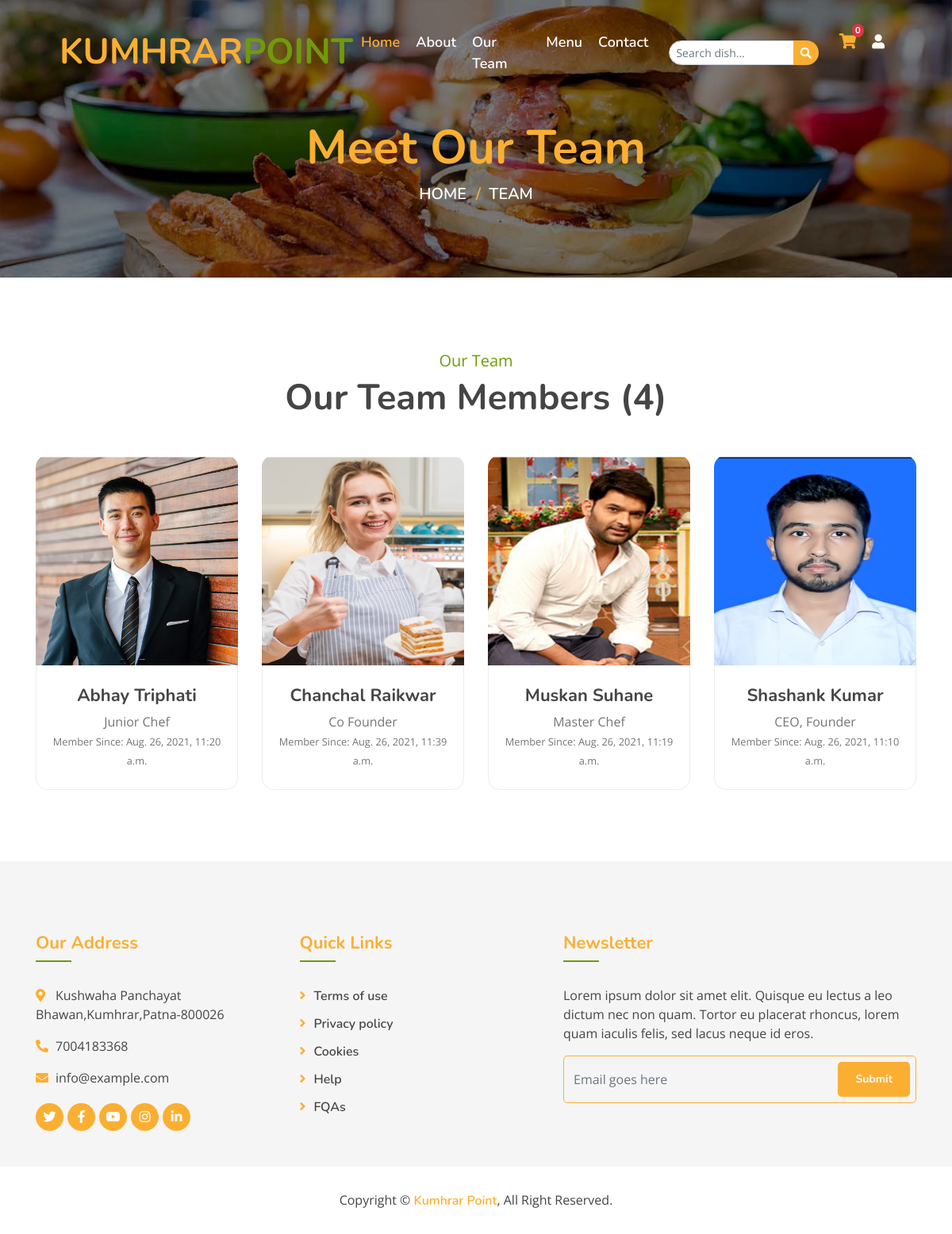
Page /team/ on the committed database.
### myapp/models.py (models this page shows, shortened)
class Team(models.Model):
    name = models.CharField(max_length=100)
    designation = models.CharField(max_length=100)
    image = models.ImageField(upload_to="team")
    added_on = models.DateTimeField(auto_now_add=True)
    updated_on = models.DateTimeField(auto_now=True)

### myapp/views.py (the view)
# urls.py: path('team/',views.team_members,name="team"),
def team_members(request):
    context={}
    members = Team.objects.all().order_by('name')
    context['team_members'] = members
    return render(request,'team.html', context)

### template/team.html (shortened to what this page needs)
{% extends "base.html" %}
{% block content %}
        <div class="page-header">
            <div class="container">
                <div class="row">
                    <div class="col-12">
                        <h2>Meet Our Team</h2>
                    </div>
                    <div class="col-12">
                        <a href="/">Home</a>
                        <a href="{% url 'team' %}">Team</a>
                    </div>
                </div>
            </div>
        </div>
        <div class="team">
            <div class="container">
                <div class="section-header text-center">
                    <p>Our Team</p>
                    <h2>Our Team Members ({{team_members|length}})</h2>
                </div>
                <div class="row">
                {% for m in team_members %}
                    <div class="col-lg-3 col-md-6">
                        <div class="team-item">
                            <div class="team-img">
                                <img src="/media/{{m.image}}" style="height:250px;" alt="Image">
                                <div class="team-social">
                                </div>
                            </div>
                            <div class="team-text">
                                <h2>{{m.name}}</h2>
                                <p>{{m.designation}}</p>
                                <p><small>Member Since: {{m.added_on}}</small></p>
                            </div>
                        </div>
                    </div>
                {% endfor %}
                </div>
            </div>
        </div>
{% endblock %}

### template/base.html (shortened to what this page needs)
<!DOCTYPE html>
{% load static %}
<html lang="en">
    <head>
        <link href="https://stackpath.bootstrapcdn.com/bootstrap/4.4.1/css/bootstrap.min.css" rel="stylesheet">
        <link href="https://cdnjs.cloudflare.com/ajax/libs/font-awesome/5.10.0/css/all.min.css" rel="stylesheet">
        <link href="/static/lib/animate/animate.min.css" rel="stylesheet">
        <link href="/static/lib/owlcarousel/assets/owl.carousel.min.css" rel="stylesheet">
        <link href="/static/lib/flaticon/font/flaticon.css" rel="stylesheet">
        <link href="/static/lib/tempusdominus/css/tempusdominus-bootstrap-4.min.css" rel="stylesheet" />
        <link href="/static/css/style.css" rel="stylesheet">
    </head>
    <body>
        <div class="navbar navbar-expand-lg bg-light navbar-light">
            <div class="container-fluid">
                <a href="{% url 'index' %}" class="navbar-brand">KUMHRAR<span>POINT</span></a>
                <div class="collapse navbar-collapse justify-content-between" id="navbarCollapse">
                    <div class="navbar-nav mx-auto">
                        <a href="{% url 'index' %}" class="nav-item nav-link active">Home</a>
                        <a href="{% url 'about' %}" class="nav-item nav-link">About</a>
                        <a href="{% url 'team' %}" class="nav-item nav-link">Our Team</a>
                        <a href="{% url 'all_dishes' %}" class="nav-item nav-link">Menu</a>
                        <a href="{% url 'contact' %}" class="nav-item nav-link">Contact</a>
                        <form action="/search/" method="GET" class="d-flex align-items-center ml-lg-3 mt-2 mt-lg-0">
    <div class="input-group">
        <input type="text" name="q" class="form-control form-control-sm" placeholder="Search dish..." style="border-radius: 20px 0 0 20px;">
        <div class="input-group-append">
            <button class="btn btn-sm btn-custom" type="submit" style="border-radius: 0 20px 20px 0; background: #fbaf32; color: #fff;">
                <i class="fa fa-search"></i>
            </button>
        </div>
    </div>
</form>
<a href="{% url 'cart' %}" class="nav-item nav-link ml-lg-3" style="position: relative;">
    <i class="fas fa-shopping-cart" style="font-size: 1.2rem; color: #fbaf32;"></i>
    <span class="badge badge-danger" style="position: absolute; top: 0; right: 0; border-radius: 50%; font-size: 0.7rem;">
        {% if request.user.is_authenticated %}
            {{ request.user.cart_set.count }}
        {% else %}
            0
        {% endif %}
    </span>
</a>
                        {% if user.is_authenticated %}
                        <div class="nav-item dropdown">
                            <a href="#" class="nav-link dropdown-toggle" data-toggle="dropdown"><i class="fas fa-user"></i></a>
                            <div class="dropdown-menu">
                            {% if user.is_superuser or user.is_staff %}
                                <a href="{% url 'dashboard' %}" class="dropdown-item">Dashboard</a>
                            {% else %}
                            {% endif %}
                                <a href="{% url 'logout' %}" class="dropdown-item">Logout</a>
                            </div>
                        </div>
                        {% else %}
                        <a href="{% url 'register' %}" class="nav-link" ><i class="fas fa-user"></i></a>
                        {% endif %}
                    </div>
                </div>
            </div>
        </div>
        {% block content %}
        {% endblock %}
        <div class="footer">
            <div class="container">
                <div class="row">
                    <div class="col-lg-7">
                        <div class="row">
                            <div class="col-md-6">
                                <div class="footer-contact">
                                    <h2>Our Address</h2>
                                    <p><i class="fa fa-map-marker-alt"></i>Kushwaha Panchayat Bhawan,Kumhrar,Patna-800026</p>
                                    <p><i class="fa fa-phone-alt"></i>7004183368</p>
                                    <p><i class="fa fa-envelope"></i>info@example.com</p>
                                    <div class="footer-social">
                                        <a href=""><i class="fab fa-twitter"></i></a>
                                        <a href="https://www.facebook.com/SachTechSol/" target="_blank"><i class="fab fa-facebook-f"></i></a>
                                        <a href=""><i class="fab fa-youtube"></i></a>
                                        <a href=""><i class="fab fa-instagram"></i></a>
                                        <a href=""><i class="fab fa-linkedin-in"></i></a>
                                    </div>
                                </div>
                            </div>
                            <div class="col-md-6">
                                <div class="footer-link">
                                    <h2>Quick Links</h2>
                                    <a href="">Terms of use</a>
                                    <a href="">Privacy policy</a>
                                    <a href="">Cookies</a>
                                    <a href="">Help</a>
                                    <a href="">FQAs</a>
                                </div>
                            </div>
                        </div>
                    </div>
                    <div class="col-lg-5">
                        <div class="footer-newsletter">
                            <h2>Newsletter</h2>
                            <p>
                                Lorem ipsum dolor sit amet elit. Quisque eu lectus a leo dictum nec non quam. Tortor eu placerat rhoncus, lorem quam iaculis felis, sed lacus neque id eros.
                            </p>
                            <div class="form">
                                <input class="form-control" placeholder="Email goes here">
                                <button class="btn custom-btn">Submit</button>
                            </div>
                        </div>
                    </div>
                </div>
            </div>
            <div class="copyright">
                <div class="container">
                    <p>Copyright &copy; <a href="#">Kumhrar Point</a>, All Right Reserved.</p>
                </div>
            </div>
        </div>
    </body>
</html>

### rows in the picture
Team: image (picture), name "Abhay Triphati", designation "Junior Chef", added_on "Aug. 26, 2021, 11:20 a.m."
Team: image (picture), name "Chanchal Raikwar", designation "Co Founder", added_on "Aug. 26, 2021, 11:39 a.m."
Team: image (picture), name "Muskan Suhane", designation "Master Chef", added_on "Aug. 26, 2021, 11:19 a.m."
Team: image (picture), name "Shashank Kumar", designation "CEO, Founder", added_on "Aug. 26, 2021, 11:10 a.m."

### other values in the picture
{{ team_members|length }} "4"
